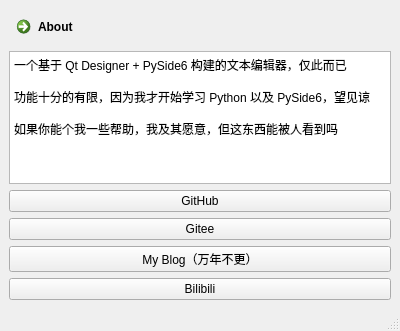
<?xml version="1.0" encoding="UTF-8"?>
<ui version="4.0">
 <class>MainWindow</class>
 <widget class="QMainWindow" name="MainWindow">
  <property name="geometry">
   <rect>
    <x>0</x>
    <y>0</y>
    <width>400</width>
    <height>331</height>
   </rect>
  </property>
  <property name="windowTitle">
   <string>关于 LeafEditor</string>
  </property>
  <widget class="QWidget" name="centralwidget">
   <layout class="QVBoxLayout" name="verticalLayout_2">
    <item>
     <layout class="QVBoxLayout" name="verticalLayout">
      <item>
       <widget class="QCommandLinkButton" name="AboutTitle">
        <property name="text">
         <string>About</string>
        </property>
       </widget>
      </item>
      <item>
       <widget class="QTextBrowser" name="textBrowser">
        <property name="mouseTracking">
         <bool>false</bool>
        </property>
        <property name="autoFillBackground">
         <bool>false</bool>
        </property>
        <property name="html">
         <string>&lt;!DOCTYPE HTML PUBLIC &quot;-//W3C//DTD HTML 4.0//EN&quot; &quot;http://www.w3.org/TR/REC-html40/strict.dtd&quot;&gt;
&lt;html&gt;&lt;head&gt;&lt;meta name=&quot;qrichtext&quot; content=&quot;1&quot; /&gt;&lt;style type=&quot;text/css&quot;&gt;
p, li { white-space: pre-wrap; }
&lt;/style&gt;&lt;/head&gt;&lt;body style=&quot; font-family:'SimSun'; font-size:9pt; font-weight:400; font-style:normal;&quot;&gt;
&lt;p style=&quot; margin-top:0px; margin-bottom:0px; margin-left:0px; margin-right:0px; -qt-block-indent:0; text-indent:0px;&quot;&gt;一个基于 Qt Designer + PySide6 构建的文本编辑器，仅此而已&lt;/p&gt;
&lt;p style=&quot;-qt-paragraph-type:empty; margin-top:0px; margin-bottom:0px; margin-left:0px; margin-right:0px; -qt-block-indent:0; text-indent:0px;&quot;&gt;&lt;br /&gt;&lt;/p&gt;
&lt;p style=&quot; margin-top:0px; margin-bottom:0px; margin-left:0px; margin-right:0px; -qt-block-indent:0; text-indent:0px;&quot;&gt;功能十分的有限，因为我才开始学习 Python 以及 PySide6，望见谅&lt;/p&gt;
&lt;p style=&quot;-qt-paragraph-type:empty; margin-top:0px; margin-bottom:0px; margin-left:0px; margin-right:0px; -qt-block-indent:0; text-indent:0px;&quot;&gt;&lt;br /&gt;&lt;/p&gt;
&lt;p style=&quot; margin-top:0px; margin-bottom:0px; margin-left:0px; margin-right:0px; -qt-block-indent:0; text-indent:0px;&quot;&gt;如果你能个我一些帮助，我及其愿意，但这东西能被人看到吗&lt;/p&gt;&lt;/body&gt;&lt;/html&gt;</string>
        </property>
       </widget>
      </item>
      <item>
       <widget class="QPushButton" name="GithubButton">
        <property name="text">
         <string>GitHub</string>
        </property>
       </widget>
      </item>
      <item>
       <widget class="QPushButton" name="GiteeButton">
        <property name="text">
         <string>Gitee</string>
        </property>
       </widget>
      </item>
      <item>
       <widget class="QPushButton" name="BlogButton">
        <property name="text">
         <string>My Blog（万年不更）</string>
        </property>
       </widget>
      </item>
      <item>
       <widget class="QPushButton" name="BilibiliButton">
        <property name="text">
         <string>Bilibili</string>
        </property>
       </widget>
      </item>
     </layout>
    </item>
   </layout>
  </widget>
  <widget class="QStatusBar" name="statusbar"/>
 </widget>
 <resources/>
 <connections/>
</ui>
